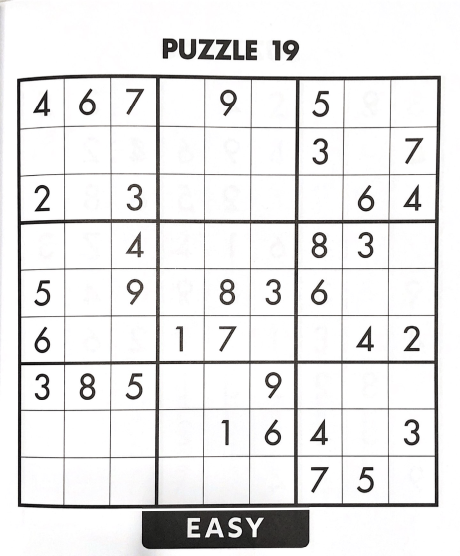
#> input picture images/pre-processing/SudokuPuzzle2.jpg, 920 x 1112 px (shown at 1/2 size)
$ jupyter execute --allow-errors main.ipynb   (shell and % lines are left out)   (older library calls are emulated)
#> lines starting #> are read from the running program, lines starting #| are printed output that depends on the picture; after the words box and inside, x2 and y2 are one past the last pixel; in counts of white or black regions, pixels touching at a corner belong together
[cell 1]
import cv2
import matplotlib.pyplot as plt
import numpy as np
from tensorflow.keras.models import load_model

# PART 1:
Make The Sudoku Puzzle Clearer

## Image Pre-Processing

Referencing Abid Rahman's implementation:<br />
https://stackoverflow.com/questions/10196198/how-to-remove-convexity-defects-in-a-sudoku-square/10226971#10226971

[cell 2]
image = cv2.imread('images/pre-processing/SudokuPuzzle2.jpg')
#> image is the input picture: shape (1112, 920, 3); mean B, G, R 230.6, 230.6, 231.1

plt.imshow(image)

[cell 3]
# Blur the image
image = cv2.GaussianBlur(image, (5,5), 0)

# Convert image to gray
gray = cv2.cvtColor(image, cv2.COLOR_BGR2GRAY)

# Initialize an array of the same size as gray with zeros for the mask
mask = np.zeros((gray.shape), np.uint8)

# Create an elliptical kernel
kernel = cv2.getStructuringElement(cv2.MORPH_ELLIPSE, (11,11))

# Use the closing operation to close any small holes inside the foreground
closing = cv2.morphologyEx(gray, cv2.MORPH_CLOSE, kernel)

# Divide each pixel with the result of the closing operation
divided = np.float32(gray) / (closing)
result = np.uint8(cv2.normalize(divided, divided, 0, 255, cv2.NORM_MINMAX))
resultColor = cv2.cvtColor(result, cv2.COLOR_GRAY2BGR)

plt.imshow(resultColor)

## Identify The Sudoku Square & Create The Mask

Referencing Abid Rahman's implementation:<br/> https://stackoverflow.com/questions/10196198/how-to-remove-convexity-defects-in-a-sudoku-square/10226971#10226971

[cell 4]
# Convert to gray
gray = cv2.cvtColor(resultColor, cv2.COLOR_BGR2GRAY)

# Apply an adaptive threshold to the image
threshold = cv2.adaptiveThreshold(gray, 255, 0, 1, 19, 2)
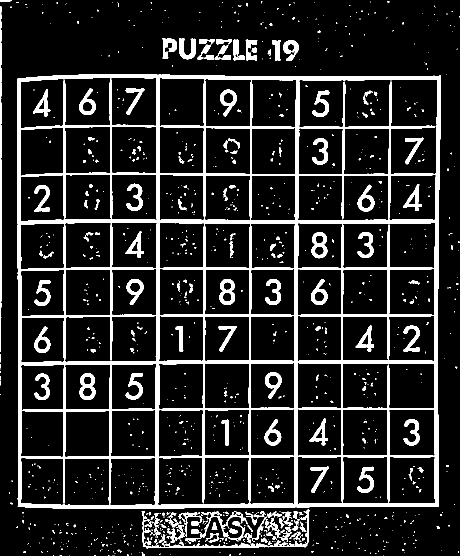
#> threshold: shape (1112, 920) (shown at 1/2 size); 13.7% white; 1158 white regions (983 under 20 px)

# Find the contours
contours, hierarchy = cv2.findContours(threshold, cv2.RETR_TREE, cv2.CHAIN_APPROX_SIMPLE)
#> contours = 1276 contours, 1054 with area under 20; largest, box (x1, y1, x2, y2) and area: (34, 148, 882, 1018) 726185, (597, 158, 876, 349) 33580, (315, 912, 590, 1011) 24838, (595, 445, 872, 538) 23808, (318, 348, 592, 442) 23568

# Initialize maximum area and best contour variables
maxArea = 0
bestContour = None

# Loop through all contours
for i in contours:
    area = cv2.contourArea(i)

    # Take a closer look if possibly the maximum area
    if area > 1000:

        # If maximum area
        if area > maxArea:

            # Overwrite maximum area and best contour
            maxArea = area
            bestContour = i
#> this loop made 1276 passes
#> (area, maxArea) on passes 348, 385: (1542.5, 1542.5), (726185, 726185)
#> after the loop, bestContour = contour of 149 points, box (x1, y1, x2, y2) (34, 148, 882, 1018), area 726185; maxArea = 726185

# Draw the best contour on the mask
cv2.drawContours(mask, [bestContour], 0, 255, -1)
#> mask: shape (1112, 920); 71.1% white; 1 black region, box (x1, y1, x2, y2) and area: (0, 0, 920, 1112) 295152
cv2.drawContours(mask, [bestContour], 0, 0, 2)
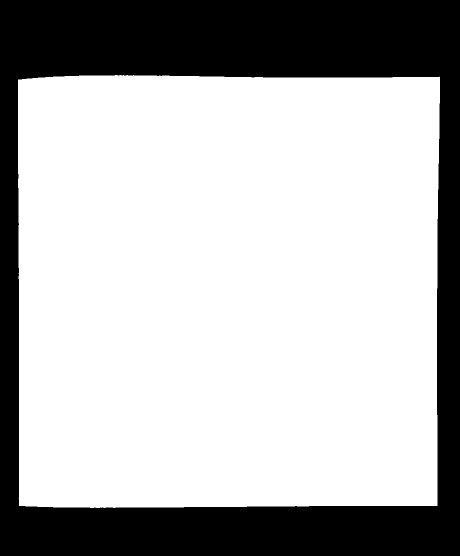
#> mask: shape (1112, 920) (shown at 1/2 size); 70.5% white; 1 black region, box (x1, y1, x2, y2) and area: (0, 0, 920, 1112) 302027

# Mask the sudoku puzzle
result = cv2.bitwise_and(gray, mask)
result = cv2.cvtColor(result, cv2.COLOR_GRAY2BGR)
#> result: shape (1112, 920, 3)

plt.imshow(result)

## Find The Vertical Edges

Referencing Abid Rahman's implementation:<br />
https://stackoverflow.com/questions/10196198/how-to-remove-convexity-defects-in-a-sudoku-square/10226971#10226971

[cell 5]
# Convert to gray
gray = cv2.cvtColor(result, cv2.COLOR_BGR2GRAY)

# Create a rectangular kernel
kernelX = cv2.getStructuringElement(cv2.MORPH_RECT, (2,10))

# Sobel edge detection
dx = cv2.Sobel(gray, cv2.CV_16S, 1, 0)
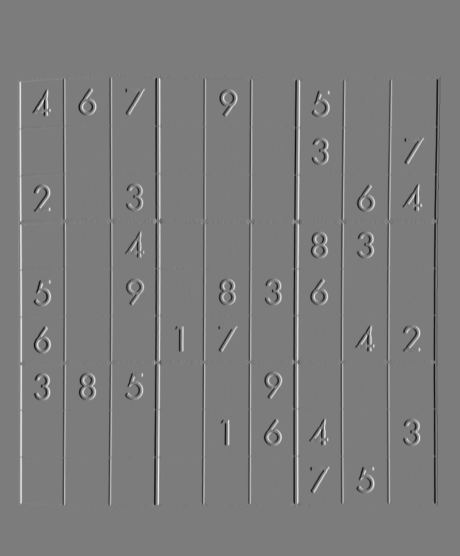
#> dx: shape (1112, 920) int16 (shown at 1/2 size); min -712, max 749, mean 0; drawn with min black and max white
dx = cv2.convertScaleAbs(dx)

# Normalize the edges
cv2.normalize(dx, dx, 0, 255, cv2.NORM_MINMAX)

# Appy a threshold to the edges
ret, threshold = cv2.threshold(dx, 0, 255, cv2.THRESH_BINARY + cv2.THRESH_OTSU)
#> threshold: shape (1112, 920); 6.9% white; 267 white regions (51 under 20 px), largest, box (x1, y1, x2, y2) and area: (314, 445, 322, 1011) 2223, (585, 446, 592, 1008) 2205, (873, 153, 881, 966) 1607
#> ret = 114

# Use the dilation operation to increase the foreground
verticalEdges = cv2.morphologyEx(threshold, cv2.MORPH_DILATE, kernelX, iterations = 1)
#> verticalEdges: shape (1112, 920); 11.1% white; 82 white regions

# Find the contours
contours, hier = cv2.findContours(verticalEdges, cv2.RETR_EXTERNAL, cv2.CHAIN_APPROX_SIMPLE)
#> contours = 82 contours, 3 with area under 20; largest, box (x1, y1, x2, y2) and area: (307, 147, 324, 1016) 7539, (867, 149, 882, 1015) 5406, (496, 155, 509, 1013) 5348, (680, 156, 692, 1013) 5306, (217, 151, 227, 1016) 5215

# Loop through all contours
for i in contours:

    # Calculate the bounding rectangle around the contour
    x, y, w, h = cv2.boundingRect(i)

    # If the contour is a vertical edge
    if h/w > 5:

        # White it out
        cv2.drawContours(verticalEdges, [i], 0, 255, -1)

    # If the contour is a number
    else:
        # Black it out
        cv2.drawContours(verticalEdges,[i], 0 ,0, -1)
#> this loop made 82 passes
#> (x, y, w, h) on passes 1 to 8: (712, 967, 16, 24), (744, 929, 6, 18), (717, 929, 34, 62), (621, 929, 39, 62), (620, 929, 5, 18), (806, 872, 16, 24), (455, 835, 5, 61), (441, 835, 13, 61)
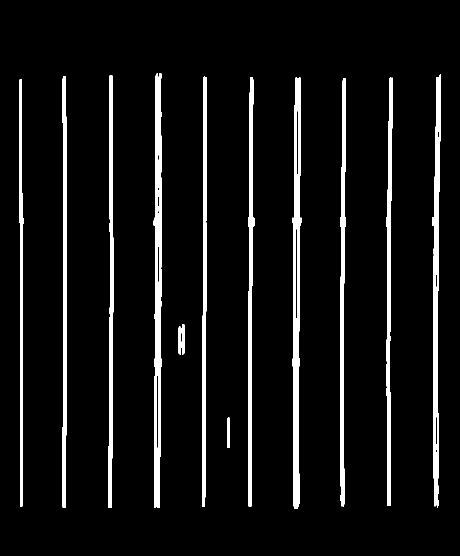
#> verticalEdges: shape (1112, 920) (shown at 1/2 size); 6.6% white; 17 white regions, largest, box (x1, y1, x2, y2) and area: (307, 147, 324, 1016) 9226, (867, 149, 882, 1015) 7129, (496, 155, 509, 1013) 6221


# Use the closing operation to close any small holes inside the foreground
verticalEdges = cv2.morphologyEx(verticalEdges, cv2.MORPH_CLOSE, None, iterations = 2)
#> verticalEdges: shape (1112, 920); 7.1% white; 12 white regions, largest, box (x1, y1, x2, y2) and area: (307, 147, 324, 1016) 10932, (585, 155, 603, 1018) 10671, (865, 149, 882, 1015) 8167
verticalEdgesCopy = verticalEdges.copy()
verticalEdgesCopy = cv2.cvtColor(verticalEdgesCopy, cv2.COLOR_GRAY2BGR)

plt.imshow(verticalEdgesCopy)

## Find The Horizontal Edges

Referencing Abid Rahman's implementation:<br />
https://stackoverflow.com/questions/10196198/how-to-remove-convexity-defects-in-a-sudoku-square/10226971#10226971

[cell 6]
# Convert to gray
gray = cv2.cvtColor(result, cv2.COLOR_BGR2GRAY)

# Create a rectangular kernel
kernelY = cv2.getStructuringElement(cv2.MORPH_RECT, (10,2))

# Sobel edge detection
dy = cv2.Sobel(gray, cv2.CV_16S, 0, 2)
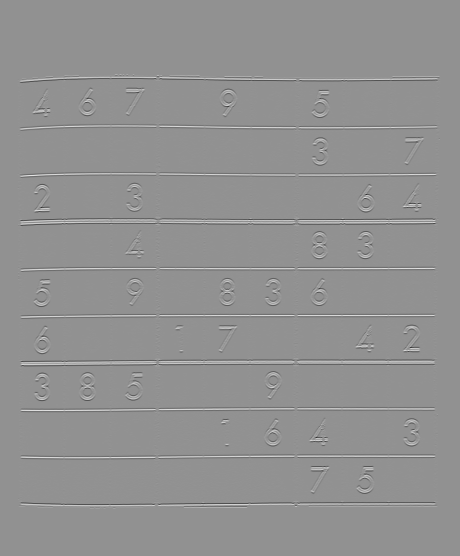
#> dy: shape (1112, 920) int16 (shown at 1/2 size); min -423, max 316, mean 0; drawn with min black and max white
dy = cv2.convertScaleAbs(dy)

# Normalize the edges
cv2.normalize(dy, dy, 0, 255, cv2.NORM_MINMAX)

# Appy a threshold to the edges
ret, threshold = cv2.threshold(dy, 0, 255, cv2.THRESH_BINARY + cv2.THRESH_OTSU)
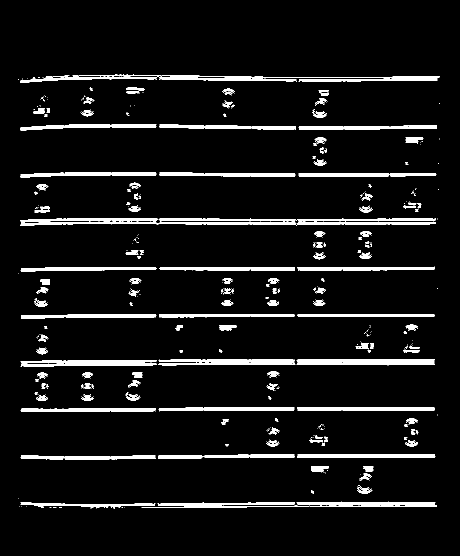
#> threshold: shape (1112, 920) (shown at 1/2 size); 5.7% white; 426 white regions (225 under 20 px), largest, box (x1, y1, x2, y2) and area: (41, 443, 593, 452) 2123, (319, 534, 590, 541) 1632, (41, 911, 311, 919) 1554
#> ret = 71

# Use the dilation operation to increase the foreground
horizontalEdges = cv2.morphologyEx(threshold, cv2.MORPH_DILATE, kernelY, iterations = 1)
#> horizontalEdges: shape (1112, 920); 10.2% white; 130 white regions

# Find the contours
contours, hier = cv2.findContours(horizontalEdges, cv2.RETR_EXTERNAL, cv2.CHAIN_APPROX_SIMPLE)
#> contours = 130 contours, 15 with area under 20; largest, box (x1, y1, x2, y2) and area: (36, 436, 881, 453) 9818, (37, 718, 875, 734) 9296, (32, 149, 885, 167) 7388, (37, 909, 876, 920) 5736, (36, 249, 879, 262) 5613

# Loop through all contours
for i in contours:

    # Calculate the bounding rectangle around the contour
    x, y, w, h = cv2.boundingRect(i)

    # If the contour is a horizontal edge
    if w/h > 5:

        # White it out
        cv2.drawContours(horizontalEdges, [i], 0, 255, -1)

    # If the contour is a number
    else:
        # Black it out
        cv2.drawContours(horizontalEdges,[i], 0 ,0, -1)
#> this loop made 130 passes
#> (x, y, w, h) on passes 1, 2, 3, 5, 7, 8, 9, 10: (177, 1015, 78, 3), (95, 1014, 33, 3), (72, 1013, 21, 3), (37, 1003, 842, 14), (618, 981, 15, 7), (710, 970, 40, 19), (715, 947, 34, 16), (722, 932, 30, 12)
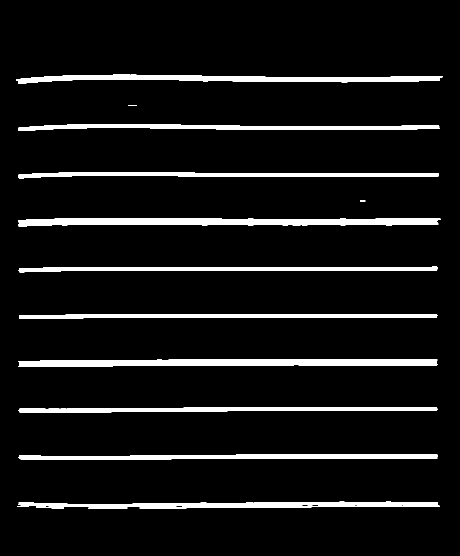
#> horizontalEdges: shape (1112, 920) (shown at 1/2 size); 7.3% white; 16 white regions, largest, box (x1, y1, x2, y2) and area: (36, 436, 881, 453) 10685, (37, 718, 875, 734) 10146, (32, 149, 885, 167) 8258


# Use the closing operation to close any small holes inside the foreground
horizontalEdges = cv2.morphologyEx(horizontalEdges, cv2.MORPH_CLOSE, None, iterations = 2)
#> horizontalEdges: shape (1112, 920); 7.4% white; 12 white regions, largest, box (x1, y1, x2, y2) and area: (36, 436, 881, 453) 10711, (37, 718, 875, 734) 10148, (32, 149, 885, 167) 8272
horizontalEdgesCopy = horizontalEdges.copy()
horizontalEdgesCopy = cv2.cvtColor(horizontalEdgesCopy, cv2.COLOR_GRAY2BGR)

plt.imshow(horizontalEdgesCopy)

## Find The Grid Points

Referencing Abid Rahman's implementation:<br />
https://stackoverflow.com/questions/10196198/how-to-remove-convexity-defects-in-a-sudoku-square/10226971#10226971

[cell 7]
# Find all points of intersection between the vertical and horizontal edges
gridPoints = cv2.bitwise_and(verticalEdges, horizontalEdges)
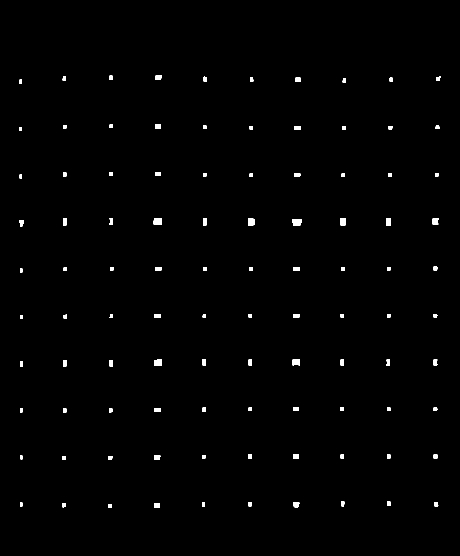
#> gridPoints: shape (1112, 920) (shown at 1/2 size); 0.73% white; 100 white regions, largest, box (x1, y1, x2, y2) and area: (585, 438, 603, 452) 230, (307, 436, 324, 450) 220, (308, 718, 323, 732) 189
gridPointsCopy = gridPoints.copy()
gridPointsCopy = cv2.cvtColor(gridPointsCopy, cv2.COLOR_GRAY2BGR)

plt.imshow(gridPointsCopy)

## Correct Any Defects

Referencing Abid Rahman's implementation:<br />
https://stackoverflow.com/questions/10196198/how-to-remove-convexity-defects-in-a-sudoku-square/10226971#10226971

[cell 8]
# Find the contours
contours, hier = cv2.findContours(gridPoints, cv2.RETR_LIST, cv2.CHAIN_APPROX_SIMPLE)

# Initialize list of centroids
centroids = []

# Loop through all contours
for i in contours:

    # Image moments help calculate features like centroid
    moment = cv2.moments(i)

    # CentroidX is given by M10/M00, CentroidY is given by M01/M00
    (x, y) = int(moment['m10']/moment['m00']), int(moment['m01']/moment['m00'])

    # Draw circles at every grid point
    cv2.circle(image, (x,y), 4, (0,255,0), -1)

    # Append the coordinates of the grid point to the list of centroids
    centroids.append((x,y))
#> this loop made 100 passes
#> i on passes 5, 6, 12, 17, 18, 19, 20, 22: [[404, 1005], [404, 1013], [409, 1013], [409, 1005]], [[40, 1005], [40, 1012], [44, 1012], [44, 1005]], [[125, 912], [125, 919], [131, 919], [131, 912]], [[774, 909], [774, 916], [780, 916], [780, 909]], [[681, 909], [681, 916], [687, 916], [687, 909]], [[586, 909], [586, 916], [597, 916], [597, 909]], [[496, 909], [496, 916], [503, 916], [503, 909]], [[126, 817], [126, 824], [132, 824], [132, 817]]

# Sort centroids from left to right, top to bottom
centroids = np.array(centroids, dtype = np.float32)
centroidsSorted = centroids.reshape((100,2))
centroidsSorted = centroidsSorted[np.argsort(centroidsSorted[:,1])]
centroidsSorted = np.vstack([centroidsSorted[i*10:(i+1)*10][np.argsort(centroidsSorted[i*10:(i+1)*10,0])] for i in range(10)])

# Sorted list of centroids
centroidsSortedList = centroidsSorted.reshape((10,10,2))

[cell 9]
# Initialize clear sudoku image
clearImage = np.zeros((450,450,3), np.uint8)

# Loop through all sorted centroids
for i, j in enumerate(centroidsSorted):

    # Row index
    rowI = int(i / 10)

    # Column index
    columnI = i % 10

    # If not the last centroid
    if columnI != 9 and rowI != 9:

        # Coordinates of the source
        source = centroidsSortedList[rowI:rowI+2, columnI:columnI+2, :].reshape((4,2))

        # Coordinates of the destination
        destination = np.array([[columnI*50, rowI*50], [(columnI+1)*50-1, rowI*50], [columnI*50, (rowI+1)*50-1], [(columnI+1)*50-1, (rowI+1)*50-1]], np.float32)

        # Perform the perspective transform
        value = cv2.getPerspectiveTransform(source, destination)

        # Warp the image
        warp = cv2.warpPerspective(resultColor, value, (450,450))

        # Overwrite the clear sudoku image with the warped image
        clearImage[rowI*50:(rowI+1)*50-1, columnI*50:(columnI+1)*50-1] = warp[rowI*50:(rowI+1)*50-1, columnI*50:(columnI+1)*50-1].copy()
#> this loop made 100 passes
#> j on passes 1 to 8: [40, 162], [128, 156], [221, 155], [316, 154], [409, 157], [502, 158], [595, 159], [688, 160]
#> pass 1, `warp = cv2.warpPerspective(resultColor, value, (450,450))`:
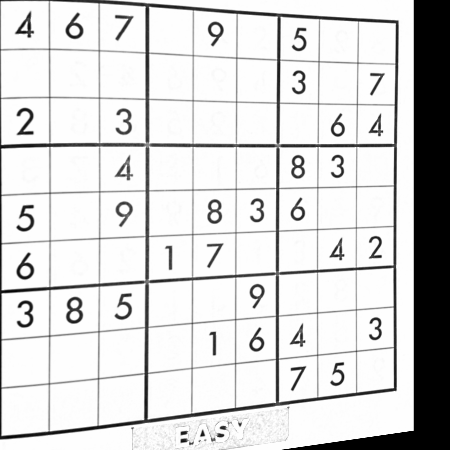
#> warp: shape (450, 450, 3); min 0, max 254, mean 212.9
#> after the loop:
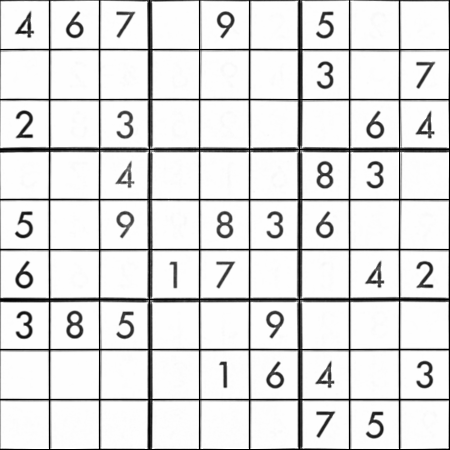
#> clearImage: shape (450, 450, 3); min 0, max 254, mean 225.5

plt.imshow(clearImage)

$ run again, with images/pre-processing/SudokuPuzzle1.jpg copied over images/pre-processing/SudokuPuzzle2.jpg
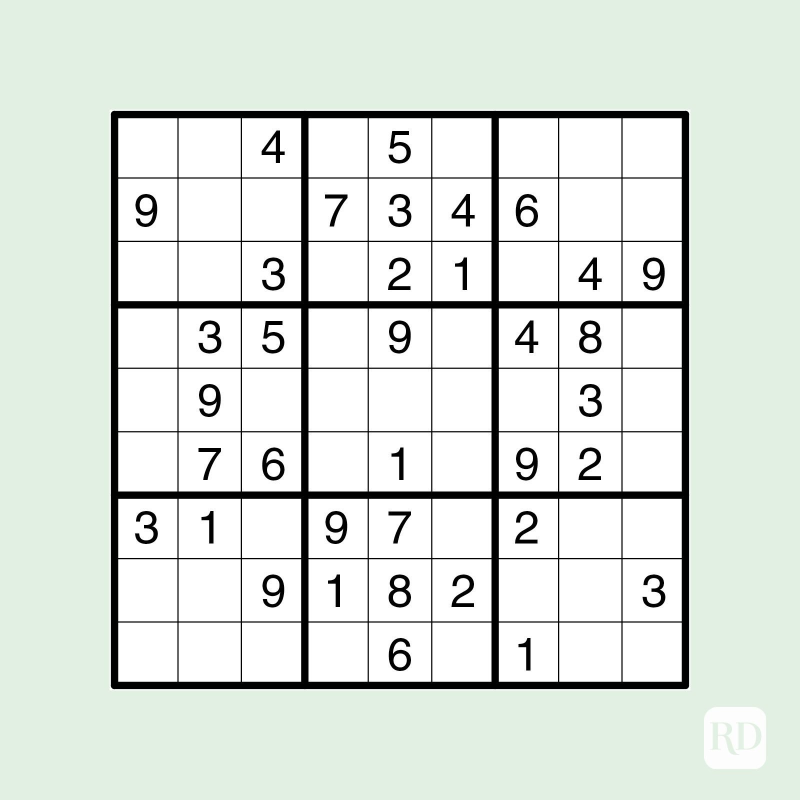
#> input picture images/pre-processing/SudokuPuzzle1.jpg, 1600 x 1600 px (shown at 1/2 size)
#> image is the input picture: shape (1600, 1600, 3); mean B, G, R 221.5, 227.6, 221
#> `threshold = cv2.adaptiveThreshold(gray, 255, 0, 1, 19, 2)`:
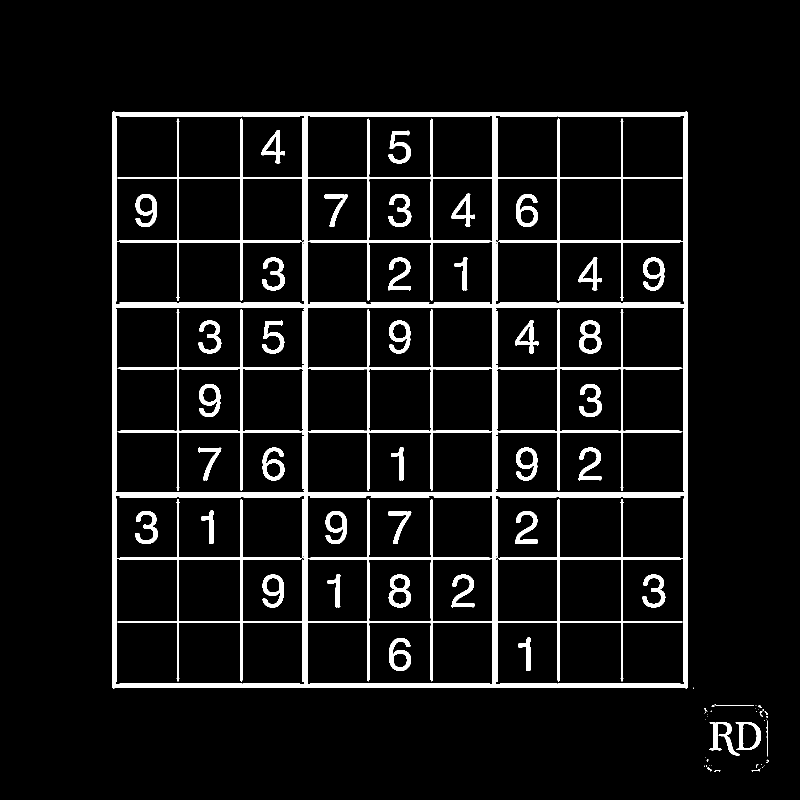
#> threshold: shape (1600, 1600) (shown at 1/2 size); 7.5% white; 80 white regions (31 under 20 px)
#> `contours, hierarchy = cv2.findContours(threshold, cv2.RETR_TREE, cv2.C..`: contours = 135 contours, 45 with area under 20; largest, box (x1, y1, x2, y2) and area: (224, 222, 1376, 1378) 1324813, (991, 614, 1370, 986) 138110, (230, 614, 609, 986) 138110, (990, 990, 1370, 1370) 118436, (230, 990, 610, 1370) 118436
#> the loop `for i in contours:` made 135 passes
#> (area, maxArea) on passes 18, 44: (2094.5, 2094.5), (1324813, 1324813)
#> after the loop `for i in contours:`: bestContour = contour of 32 points, box (x1, y1, x2, y2) (224, 222, 1376, 1378), area 1324813; maxArea = 1324813
#> `ret, threshold = cv2.threshold(dx, 0, 255, cv2.THRESH_BINARY + cv2.THR..`: ret = 119
#> `contours, hier = cv2.findContours(verticalEdges, cv2.RETR_EXTERNAL, cv..`: contours = 134 contours, 17 with area under 20; largest, box (x1, y1, x2, y2) and area: (856, 227, 873, 1374) 8205, (728, 227, 745, 1374) 8205, (1111, 227, 1122, 1374) 8086, (479, 227, 490, 1374) 8086, (990, 226, 1003, 1375) 5367
#> the loop `for i in contours:` made 134 passes
#> (x, y, w, h) on passes 2 to 9: (1035, 1283, 5, 17), (1058, 1271, 6, 76), (1047, 1271, 10, 76), (803, 1271, 22, 76), (776, 1271, 24, 77), (946, 1201, 5, 19), (1283, 1189, 22, 31), (1301, 1172, 5, 18)
#> verticalEdgesCopy: shape (1600, 1600, 3); 3.6% white; 19 white regions, largest, box (x1, y1, x2, y2) and area: (598, 226, 624, 1375) 11364, (977, 226, 1003, 1375) 11364, (728, 227, 745, 1374) 9434
#> `ret, threshold = cv2.threshold(dy, 0, 255, cv2.THRESH_BINARY + cv2.THR..`: ret = 93
#> `contours, hier = cv2.findContours(horizontalEdges, cv2.RETR_EXTERNAL, ..`: contours = 174 contours, 20 with area under 20; largest, box (x1, y1, x2, y2) and area: (227, 856, 1374, 875) 8229, (227, 726, 1374, 745) 8229, (229, 1111, 1372, 1123) 8058, (229, 478, 1372, 490) 8058, (230, 1241, 1371, 1248) 6840
#> the loop `for i in contours:` made 174 passes
#> (x, y, w, h) on passes 1, 4, 5: (226, 1360, 1149, 11), (1048, 1339, 19, 5), (780, 1329, 44, 16)
#> horizontalEdgesCopy: shape (1600, 1600, 3); 4.1% white; 20 white regions, largest, box (x1, y1, x2, y2) and area: (226, 599, 1375, 626) 16017, (226, 975, 1375, 1002) 16017, (227, 726, 1374, 745) 9422
#> gridPoints: shape (1600, 1600); 0.48% white; 100 white regions, largest, box (x1, y1, x2, y2) and area: (598, 599, 624, 626) 458, (977, 599, 1003, 626) 458, (598, 975, 624, 1002) 458
#> the loop `for i in contours:` made 100 passes
#> i on passes 11 to 17: [[1364, 1241], [1364, 1247], [1369, 1247], [1369, 1241]], [[1241, 1241], [1241, 1247], [1247, 1247], [1247, 1241]], [[1114, 1241], [1114, 1247], [1121, 1247], [1121, 1241]], [[984, 1241], [984, 1247], [996, 1247], [996, 1241]], [[860, 1241], [860, 1247], [867, 1247], [867, 1241]], [[733, 1241], [733, 1247], [740, 1247], [740, 1241]], [[604, 1241], [604, 1247], [616, 1247], [616, 1241]]
#> the loop `for i, j in enumerate(centroidsSorted):` made 100 passes
#> j on passes 1 to 8: [235, 233], [356, 234], [483, 234], [608, 234], [735, 234], [864, 234], [991, 234], [1116, 234]
#> after the loop `for i, j in enumerate(centroidsSorted):`:
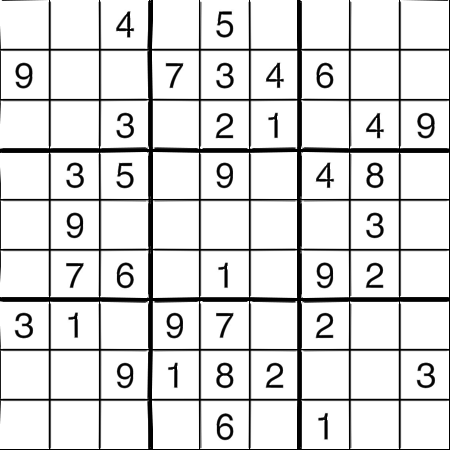
#> clearImage: shape (450, 450, 3); min 0, max 255, mean 223.3
